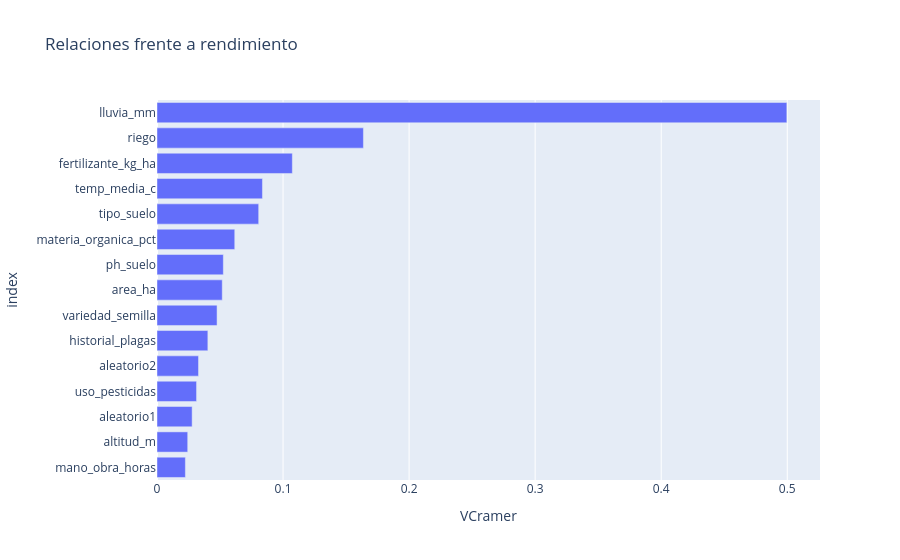

Source (notebook cell):
### Code cell
#Gráfico de importancia de las variables frente a la objetivo

import plotly.express as px

px.bar(tablaCramer, x=tablaCramer.VCramer, title="Relaciones frente a rendimiento").update_yaxes(categoryorder="total ascending").show()

### Figure 1 — Plotly figure (JSON) as saved in the notebook; plotly's stock layout.template omitted (floating-point values rounded to 4 significant figures)
{"data": [{"alignmentgroup": "True", "hovertemplate": "VCramer=%{x}<br>index=%{y}<extra></extra>", "legendgroup": "", "marker": {"color": "#636efa", "pattern": {"shape": ""}}, "name": "", "offsetgroup": "", "orientation": "h", "showlegend": false, "textposition": "auto", "type": "bar", "x": [0.05176, 0.4997, 0.08366, 0.1074, 0.05262, 0.06169, 0.02437, 0.02253, 0.1638, 0.08067, 0.04764, 0.04035, 0.03138, 0.02788, 0.03295], "xaxis": "x", "y": ["area_ha", "lluvia_mm", "temp_media_c", "fertilizante_kg_ha", "ph_suelo", "materia_organica_pct", "altitud_m", "mano_obra_horas", "riego", "tipo_suelo", "variedad_semilla", "historial_plagas", "uso_pesticidas", "aleatorio1", "aleatorio2"], "yaxis": "y"}], "layout": {"barmode": "relative", "legend": {"tracegroupgap": 0}, "title": {"text": "Relaciones frente a rendimiento"}, "xaxis": {"anchor": "y", "domain": [0, 1], "title": {"text": "VCramer"}}, "yaxis": {"anchor": "x", "categoryorder": "total ascending", "domain": [0, 1], "title": {"text": "index"}}}}
